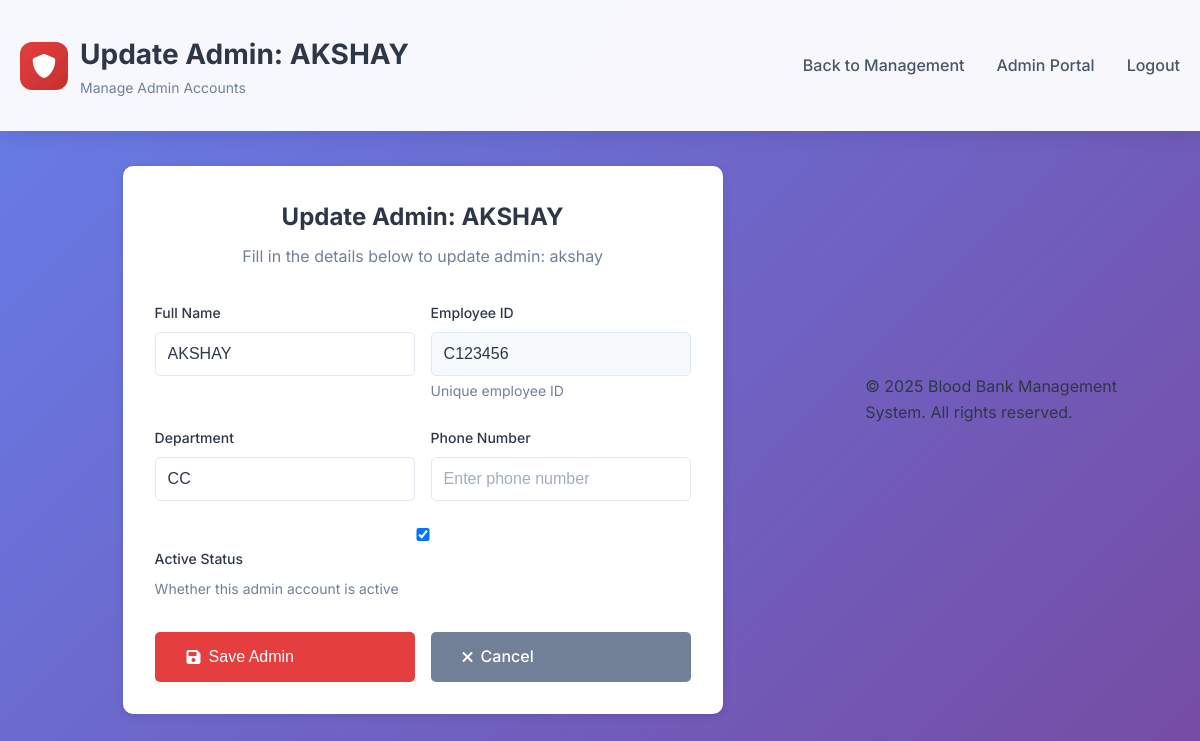
Page /portal/20/update/ (signed in) on the committed database.
### myapp/models.py (models this page shows, shortened)
class AdminProfile(models.Model):
    user = models.OneToOneField(User, on_delete=models.CASCADE, related_name='admin_profile')
    full_name = models.CharField(max_length=100, help_text="Admin's full name")
    employee_id = models.CharField(max_length=20, unique=True, help_text="Unique employee ID")
    department = models.CharField(max_length=50, blank=True, help_text="Department")
    phone_number = models.CharField(max_length=15, blank=True, help_text="Contact phone number")
    is_super_admin = models.BooleanField(default=False, help_text="Super admin with full privileges")
    is_secondary_admin = models.BooleanField(default=False, help_text="Secondary admin with limited privileges")
    is_active = models.BooleanField(default=True, help_text="Whether this admin account is active")
    created_by = models.ForeignKey(
        User,
        on_delete=models.SET_NULL,
        null=True,
        blank=True,
        related_name='created_admins',
        help_text="Admin who created this account"
    )
    created_at = models.DateTimeField(auto_now_add=True)
    updated_at = models.DateTimeField(auto_now=True)
    class Meta:
        verbose_name = "Admin Profile"
        verbose_name_plural = "Admin Profiles"
        ordering = ['-created_at']

### myapp/views.py (the view)
# urls.py: path('portal/<int:admin_id>/update/', views.update_admin, name='update_admin'),
@user_passes_test(is_superuser)
def update_admin(request, admin_id):
    admin_profile = get_object_or_404(AdminProfile, id=admin_id)
    if admin_profile.is_super_admin and admin_profile.user != request.user:
        messages.error(request, 'You cannot edit other superuser accounts.')
        return redirect('admin_management')
    if request.method == 'POST':
        form = AdminProfileUpdateForm(request.POST, instance=admin_profile)
        if form.is_valid():
            form.save()
            messages.success(request, f'Admin {admin_profile.full_name} updated successfully!')
            return redirect('admin_management')
    else:
        form = AdminProfileUpdateForm(instance=admin_profile)
    context = {
        'form': form,
        'admin_profile': admin_profile,
        'title': f'Update Admin: {admin_profile.full_name}'
    }
    return render(request, 'admin_form.html', context)

### myapp/forms.py
class AdminProfileUpdateForm(forms.ModelForm):
    class Meta:
        model = AdminProfile
        fields = ['full_name', 'employee_id', 'department', 'phone_number', 'is_active']
        widgets = {
            'full_name': forms.TextInput(attrs={
                'class': 'form-control',
                'placeholder': 'Enter full name'
            }),
            'employee_id': forms.TextInput(attrs={
                'class': 'form-control',
                'placeholder': 'Enter employee ID'
            }),
            'department': forms.TextInput(attrs={
                'class': 'form-control',
                'placeholder': 'Enter department'
            }),
            'phone_number': forms.TextInput(attrs={
                'class': 'form-control',
                'placeholder': 'Enter phone number'
            }),
            'is_active': forms.CheckboxInput(attrs={
                'class': 'form-check-input'
            }),
        }
    def __init__(self, *args, **kwargs):
        super().__init__(*args, **kwargs)
        if self.instance and self.instance.pk:
            self.fields['employee_id'].widget.attrs['readonly'] = True

### myapp/views.py (called while the page is built)
def is_superuser(user):
    return user.is_superuser or user.groups.filter(name='Super Admin').exists()

### templates/admin_form.html (shortened to what this page needs)
<!DOCTYPE html>
<html lang="en">
<head>
    <link href="https://cdnjs.cloudflare.com/ajax/libs/font-awesome/6.0.0/css/all.min.css" rel="stylesheet">
    {% load static %}
    <link href="{% static 'admin.css' %}" rel="stylesheet">
</head>
<body>
    <header>
        <div class="container">
            <div class="header-content">
                <div class="logo">
                    <div class="logo-icon">
                        <i class="fas fa-shield-alt"></i>
                    </div>
                    <div class="logo-text">
                        <h1>{{ title }}</h1>
                        <p>Manage Admin Accounts</p>
                    </div>
                </div>
                <nav>
                    <ul class="nav-links">
                        <li><a href="{% url 'admin_management' %}">Back to Management</a></li>
                        <li><a href="{% url 'admin_portal' %}">Admin Portal</a></li>
                        <li><a href="{% url 'donor_logout' %}">Logout</a></li>
                    </ul>
                </nav>
            </div>
        </div>
    </header>
    <main>
        <div class="container">
            <div class="form-container">
                <div class="form-header">
                    <h2>{{ title }}</h2>
                    <p>Fill in the details below to {{ title|lower }}</p>
                </div>
                <form method="post">
                    <div class="form-row">
                        <div class="form-group">
                            <label for="{{ form.full_name.id_for_label }}">Full Name</label>
                            {{ form.full_name }}
                        </div>
                        <div class="form-group">
                            <label for="{{ form.employee_id.id_for_label }}">Employee ID</label>
                            {{ form.employee_id }}
                            {% if form.employee_id.help_text %}
                                <div class="help-text">{{ form.employee_id.help_text }}</div>
                            {% endif %}
                        </div>
                    </div>
                    <div class="form-row">
                        <div class="form-group">
                            <label for="{{ form.department.id_for_label }}">Department</label>
                            {{ form.department }}
                        </div>
                        <div class="form-group">
                            <label for="{{ form.phone_number.id_for_label }}">Phone Number</label>
                            {{ form.phone_number }}
                        </div>
                    </div>
                    {% if form.is_active %}
                    <div class="form-group">
                        <label for="{{ form.is_active.id_for_label }}">
                            {{ form.is_active }} Active Status
                        </label>
                        {% if form.is_active.help_text %}
                            <div class="help-text">{{ form.is_active.help_text }}</div>
                        {% endif %}
                    </div>
                    {% endif %}
                    <div class="form-actions">
                        <button type="submit" class="btn btn-primary">
                            <i class="fas fa-save"></i> Save Admin
                        </button>
                        <a href="{% url 'admin_management' %}" class="btn btn-secondary">
                            <i class="fas fa-times"></i> Cancel
                        </a>
                    </div>
                </form>
            </div>
        </div>
    </main>
    <footer>
        <div class="container">
            <div class="footer-content">
                <div>
                    <p>&copy; 2025 Blood Bank Management System. All rights reserved.</p>
                </div>
            </div>
        </div>
    </footer>
</body>
</html>

### static/admin.css (style rules this page uses)
* { margin: 0; padding: 0; box-sizing: border-box; }
body { font-family: 'Inter', -apple-system, BlinkMacSystemFont, 'Segoe UI', Roboto, sans-serif; background: linear-gradient(135deg, #667eea 0%, #764ba2 100%); min-height: 100vh; color: #2d3748; line-height: 1.6; display: flex; align-items: center; justify-content: center; }
.container { max-width: 1200px; margin: 0 auto; padding: 0 20px; }
header { background: rgba(255, 255, 255, 0.95); backdrop-filter: blur(10px); padding: 2rem 0; box-shadow: 0 4px 20px rgba(0, 0, 0, 0.1); position: fixed; top: 0; left: 0; right: 0; z-index: 100; }
.header-content { display: flex; align-items: center; justify-content: space-between; flex-wrap: wrap; gap: 1rem; }
.logo { display: flex; align-items: center; gap: 0.75rem; }
.logo-icon { width: 48px; height: 48px; background: linear-gradient(135deg, #e53e3e, #c53030); border-radius: 12px; display: flex; align-items: center; justify-content: center; color: white; font-size: 1.5rem; }
.logo-text h1 { color: #2d3748; font-size: 1.75rem; font-weight: 700; margin: 0; }
.logo-text p { color: #718096; font-size: 0.875rem; margin: 0; }
.nav-links { display: flex; gap: 2rem; list-style: none; }
.nav-links a { color: #4a5568; text-decoration: none; font-weight: 500; transition: color 0.3s ease; position: relative; }
.nav-links a::after { content: ''; position: absolute; bottom: -5px; left: 0; width: 0; height: 2px; background: #e53e3e; transition: width 0.3s ease; }
main { padding: 8rem 0 3rem; width: 100%; }
.form-group { margin-bottom: 1.25rem; }
label { display: block; margin-bottom: 0.5rem; color: #4a5568; font-weight: 500; font-size: 0.875rem; }
input { width: 100%; padding: 0.875rem 1rem 0.875rem 2.5rem; border: 2px solid #e2e8f0; border-radius: 12px; font-size: 0.875rem; transition: all 0.3s ease; background: white; color: #2d3748; }
input::placeholder { color: #a0aec0; }
.btn { width: 100%; padding: 1rem; background: linear-gradient(135deg, #e53e3e, #c53030); color: white; border: none; border-radius: 12px; font-size: 1rem; font-weight: 600; cursor: pointer; transition: all 0.3s ease; position: relative; overflow: hidden; }
.btn::before { content: ''; position: absolute; top: 0; left: -100%; width: 100%; height: 100%; background: linear-gradient(90deg, transparent, rgba(255, 255, 255, 0.2), transparent); transition: left 0.5s; }

### templates/admin_form.html (style rules this page uses)
.form-container { max-width: 600px; margin: 2rem auto; background: white; border-radius: 10px; padding: 2rem; box-shadow: 0 2px 10px rgba(0, 0, 0, 0.1); }
.form-header { text-align: center; margin-bottom: 2rem; }
.form-header h2 { color: #2d3748; margin-bottom: 0.5rem; }
.form-header p { color: #718096; }
.form-group { margin-bottom: 1.5rem; }
.form-group label { display: block; margin-bottom: 0.5rem; font-weight: 500; color: #2d3748; }
.form-control { width: 100%; padding: 0.75rem; border: 1px solid #e2e8f0; border-radius: 5px; font-size: 1rem; transition: border-color 0.3s ease; }
.form-control[readonly] { background-color: #f7fafc; cursor: not-allowed; }
.form-row { display: grid; grid-template-columns: 1fr 1fr; gap: 1rem; }
.form-actions { display: flex; gap: 1rem; justify-content: center; margin-top: 2rem; }
.btn { padding: 0.75rem 2rem; border: none; border-radius: 5px; font-size: 1rem; font-weight: 500; text-decoration: none; display: inline-flex; align-items: center; gap: 0.5rem; cursor: pointer; transition: all 0.3s ease; }
.btn-primary { background: #e53e3e; color: white; }
.btn-secondary { background: #718096; color: white; }
.help-text { color: #718096; font-size: 0.875rem; margin-top: 0.25rem; }

### rows in the picture
AdminProfile: full_name "AKSHAY", employee_id "C123456", department "CC", is_active "☑"

### other values in the picture
{{ title }} "Update Admin: AKSHAY"
{{ title|lower }} "update admin: akshay"
